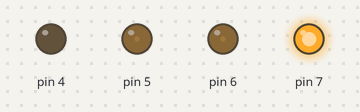
Bench run of a sketch on a simulated Arduino Uno, built with avr-gcc and run on an emulated ATmega328P. Shown: output pins drawn as LEDs (lit = HIGH).

Above: at 0.15 s.
At 2.55 s:
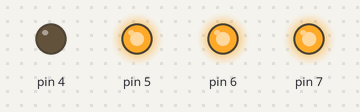
At 10.97 s:
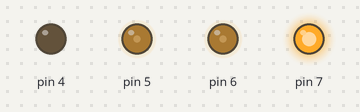
At 18.49 s:
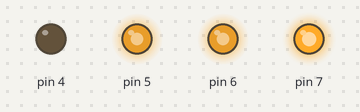
At 39.85 s:
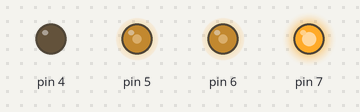
Timing chart, 0 to 40.0 s (numbered marks = the images above):
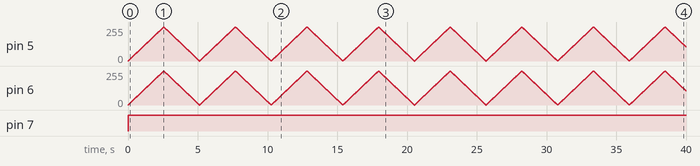

Measured:
- by itself, pin 7: LOW → HIGH at 0.00 s

The sketch:

Tester.ino
```cpp
#include <Actuator.h>

#define enL 5
#define enR 6
#define dirL 4
#define dirR 7

Actuator motors(enL, enR, dirL, dirR);

char command = '\0';

void setup() {
  Serial.begin(9600);
}

void loop() {
  for (int i = 0; i<=255; i++) {
    motors.forward(i);
    delay(10);
  }
  for (int i = 255; i>=0; i--) {
    motors.forward(i);
    delay(10);
  }
//  if (Serial.available() > 0) {
//    command = Serial.read();
//    switch (command) {
//      case 'w':
//      case 'W':
//      Serial.println("Move forward");
//        motors.forward();
//        break;
//
//      case 's':
//      case 'S':
//      Serial.println("Move backward");
//        motors.reverse();
//        break;
//
//      case 'a':
//      case 'A':
//      Serial.println("Turn left");
//        motors.left();
//        break;
//
//      case 'd':
//      case 'D':
//      Serial.println("Turn right");
//        motors.right();
//        break;
//
//      case '0':
//      Serial.println("Stop");
//        motors.stop();
//        break;
//
//        default:
//        Serial.println("Command not listed");
//        motors.stop();
//        break;
//    }
//  }
}
```
